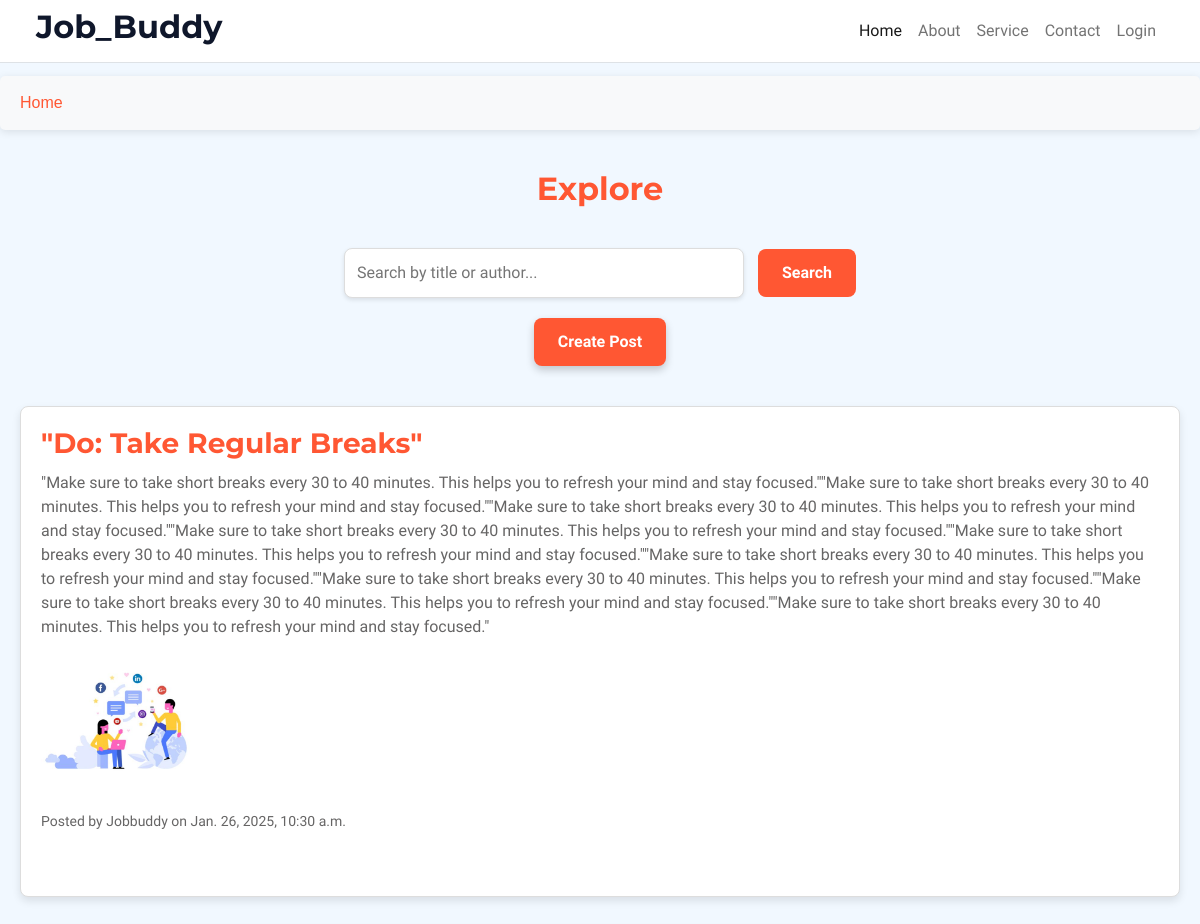
Before: /Post (upper part) with the older database file.
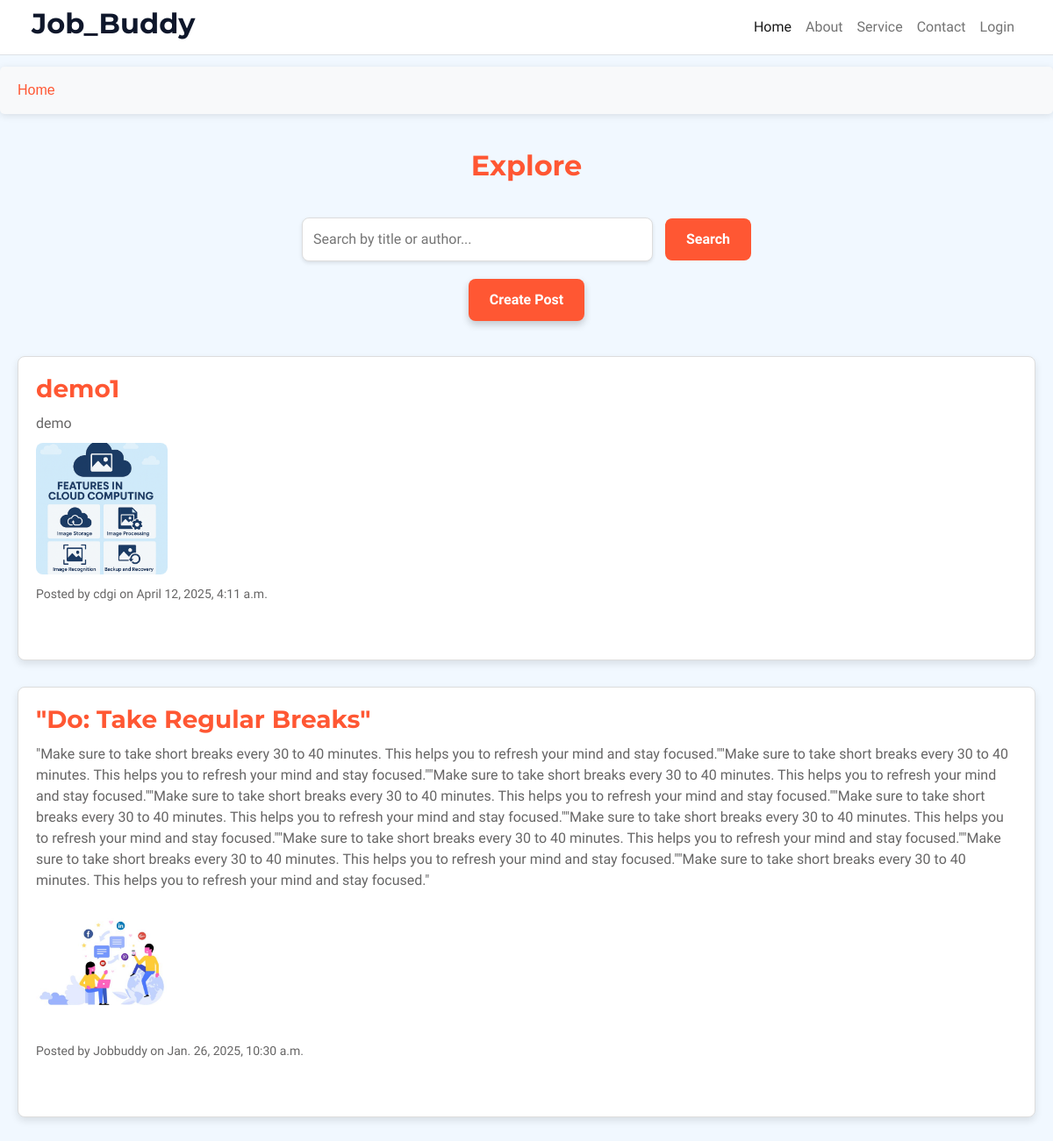
After: the same page with the newer database file.
### Post/models.py (models this page shows, shortened)
class User_Post(models.Model):
    user = models.ForeignKey(User, on_delete=models.CASCADE, related_name='posts')
    title = models.CharField(max_length=100)
    content = models.TextField()
    image = models.ImageField(upload_to='post_images/', blank=True, null=True)
    created_at = models.DateTimeField(auto_now_add=True)
    updated_at = models.DateTimeField(auto_now=True)

### Post/views.py (the view, shortened to what this page needs)
# urls.py: path('', views.post_list, name='User_post_list'),
def post_list(request):
    form = SearchForm(request.GET or None)  # Creating or getting an instance of the SearchForm with GET data
    posts = User_Post.objects.all().order_by('-created_at')  # Retrieving all posts ordered by creation date
    return render(request, 'user_post_list.html', {'posts': posts, 'form': form})  # Rendering the post list with filtered results

### Post/forms.py
class SearchForm(forms.Form):
    query = forms.CharField(
        required=False,
        label='Search Query',
        widget=forms.TextInput(attrs={
            'placeholder': 'Enter your search query here',
            'class': 'form-control',
        })
    )
    start_date = forms.DateField(
        required=False,
        label='Start Date',
        widget=forms.TextInput(attrs={
            'type': 'date',
            'class': 'form-control',
        })
    )
    end_date = forms.DateField(
        required=False,
        label='End Date',
        widget=forms.TextInput(attrs={
            'type': 'date',
            'class': 'form-control',
        })
    )

### Post/templates/User_post_list.html (shortened to what this page needs)
{% extends 'base1.html' %}
{% block content %}
<div style="max-width: 1200px; margin: 0 auto; padding: 20px;">
    <h2 style="text-align: center; color: #ff5733; margin-bottom: 40px;">Explore</h2>
    <form method="get" action="{% url 'User_post_list' %}" style="margin-bottom: 20px; text-align: center;">
        <input type="text" name="query" placeholder="Search by title or author..." style="padding: 12px; width: 100%; max-width: 400px; border: 1px solid #ddd; border-radius: 8px; margin-right: 10px; box-shadow: 0 2px 4px rgba(0, 0, 0, 0.1); font-size: 16px;">
        <button type="submit" style="padding: 12px 24px; background-color: #ff5733; color: white; border: none; border-radius: 8px; cursor: pointer; font-size: 16px; font-weight: bold; transition: background-color 0.3s ease;">
            Search
        </button>
    </form>
    <div style="text-align: center; margin-bottom: 40px;">
        <a href="{% url 'User_create_post' %}" style="display: inline-block; padding: 12px 24px; background-color: #ff5733; color: white; border: none; border-radius: 8px; cursor: pointer; font-size: 16px; font-weight: bold; text-decoration: none; transition: background-color 0.3s ease, box-shadow 0.3s ease; box-shadow: 0 4px 8px rgba(0, 0, 0, 0.2);">
            Create Post
        </a>
    </div>
    <div>
        <ul style="list-style-type: none; padding: 0; margin: 0;">
            {% for post in posts %}
            <li style="margin-bottom: 30px; padding: 20px; border: 1px solid #ddd; border-radius: 8px; background-color: #ffffff; box-shadow: 0 4px 8px rgba(0, 0, 0, 0.1);">
                <h3 style="color: #ff5733; margin-bottom: 10px;">{{ post.title }}</h3>
                <p style="margin-bottom: 10px;">{{ post.content }}</p>
                {% if post.image %}
                <img src="{{ post.image.url }}" alt="{{ post.title }}" style="max-width: 150px; height: auto; border-radius: 8px; margin-bottom: 10px;">
                {% endif %}
                <p style="margin-bottom: 10px;"><small>Posted by {{ post.user.username }} on {{ post.created_at }}</small></p>
                <div class="post-actions">
            </li>
            {% empty %}
            <li style="text-align: center; font-size: 18px; color: #333;">No posts found.</li>
            {% endfor %}
        </ul>
    </div>
</div>
{% endblock %}

### Base/templates/base1.html (shortened to what this page needs)
<!DOCTYPE html>
<html lang="en">
<head>
    {% load static %}
    <link href="https://cdn.jsdelivr.net/npm/bootstrap-icons@1.4.1/font/bootstrap-icons.css" rel="stylesheet">
    <link rel="stylesheet" href="{% static 'user_static/lib/animate/animate.min.css' %}" >
    <link rel="stylesheet" href="{% static 'user_static/lib/owlcarousel/assets/owl.carousel.min.css' %}">
    <link rel="stylesheet" href="{% static 'user_static/lib/tempusdominus/css/tempusdominus-bootstrap-4.min.css' %}">
    <link rel="stylesheet" href="{% static 'user_static/css/bootstrap.min.css' %}" >
    <link rel="stylesheet" href="{% static 'user_static/css/style1.css' %}">
    <link href="https://cdn.jsdelivr.net/npm/boxicons@2.1.4/css/boxicons.min.css" rel="stylesheet">
    <link href="https://cdnjs.cloudflare.com/ajax/libs/font-awesome/6.0.0-beta3/css/all.min.css" rel="stylesheet">
</head>
<body>
<header>
</head>
<body>
     <nav class="navbar navbar-expand-lg navbar-light bg-white px-4 border-bottom fixed-top">
        <div class="container-fluid">
            <h2>Job_Buddy</h2>
            <div class="collapse navbar-collapse" id="navbarSupportedContent">
                <ul class="navbar-nav ms-auto mb-2 mb-lg-0 text-end">
                 {% if user.is_authenticated %}
                         <li class="nav-item">
                            <a class="nav-link" href="{% url 'User_post_list' %}">Explore</a>
                        </li>
           <li class="nav-item">
                            <a class="nav-link" href="{% url 'job_recommendations' %}">Recommendations</a>
                        </li>
                   <li class="nav-item">
                         <a href="{% url 'chat' request.user.username %}">Chat</a>
                     </li>
                        <li class="nav-item">
                            <a class="nav-link" href="{% url 'raise_ticket' %}">Raise_ticket</a>
                        </li>
                        <li class="nav-item">
                            <a class="nav-link" href="{% url 'alumini_list' %}">Alumini</a>
                        </li>
                        <li class="nav-item">
                            <a class="nav-link" href="{% url 'user_logout' %}">Logout</a>
                        </li>
                    {% else %}
                        <li class="nav-item">
                            <a class="nav-link active" aria-current="page" href="{% url 'landing' %}">Home</a>
                        </li>
                       <li class="nav-item">
                            <a class="nav-link" href="{% url 'about' %}">About</a>
                        </li>
                        <li class="nav-item">
                            <a class="nav-link" href="{% url 'service' %}">Service</a>
                        </li>
                        <li class="nav-item">
                            <a class="nav-link" href="{% url 'contact' %}">Contact</a>
                        </li>
                        <li class="nav-item">
                            <a class="nav-link" href="{% url 'base_login' %}">Login</a>
                        </li>
                    {% endif %}
              </ul>
            </div>
        </div>
    </nav>
<section id="breadcrumb">
    <nav aria-label="breadcrumb">
        <ol class="breadcrumb">
            {% block breadcrumb %}
                <li class="breadcrumb-item"><a href="#">Home</a></li>
            {% endblock %}
        </ol>
    </nav>
</section>
    {% block content %}
    {% endblock %}
</body>
</html>

### Base/static/user_static/css/style1.css (style rules this page uses)
:root { --primary: #ff5733; --light: #F1F8FF; --dark: #0F172B; }
body { padding-top: 56px; }
.navbar { z-index: 1030; }

### Base/templates/base1.html (style rules this page uses)
.nav-link { transition: all 0.3s ease-in-out; }
#breadcrumb { background-color: #f8f9fa; padding: 15px 20px; border-radius: 5px; box-shadow: 0 2px 8px rgba(0, 0, 0, 0.1); margin: 20px 0; font-family: 'Arial', sans-serif; }
.breadcrumb { display: flex; padding: 0; list-style: none; margin-bottom: 0; }
.breadcrumb-item { font-size: 16px; font-weight: 500; margin-right: 15px; }
.breadcrumb-item a { color: #ff5733; text-decoration: none; }
.post-actions { display: flex; align-items: center; gap: 30px; margin-top: 10px; }

Changed rows visible on the page:
added User_Post: title "demo1", content "demo", image (picture), user.username "cdgi", created_at "April 12, 2025, 4:11 a.m."
